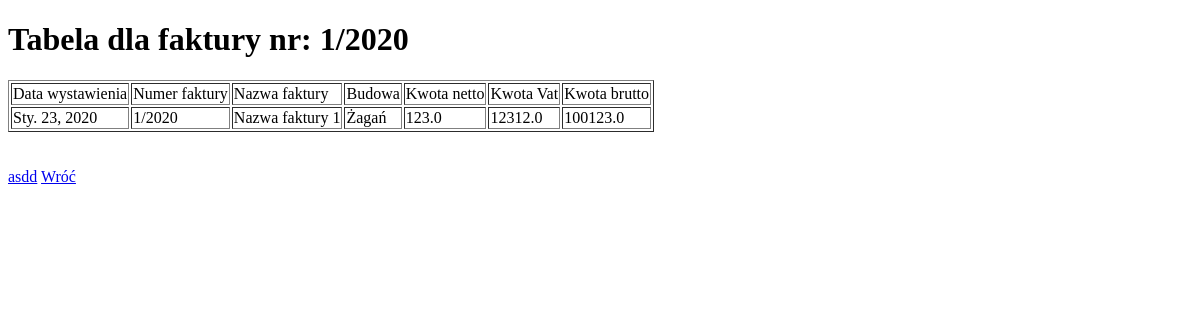
The app's page /account/invoice/1/, older data.
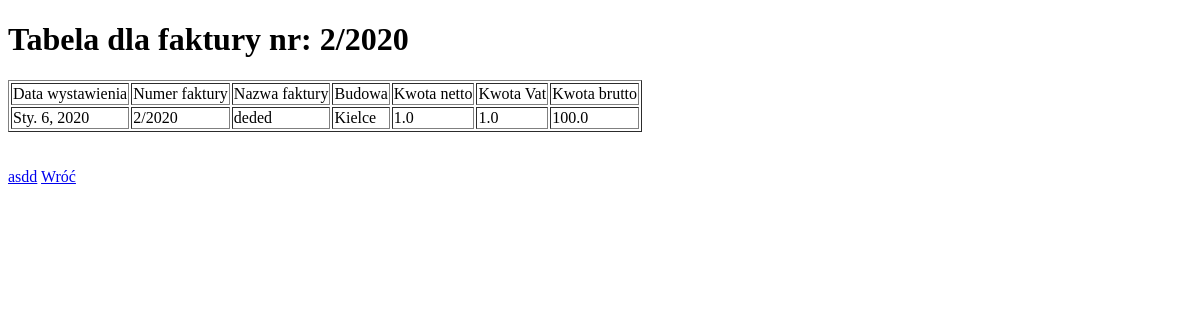
The same page, newer data.
### invoice_app/models.py (models this page shows, shortened)
class Invoice(models.Model):
	invoice_id = models.AutoField(primary_key = True)
	invoice_date_of_issue = models.DateField('Data wystawienia')
	invoice_nr = models.CharField("Numer faktur", max_length = 250)
	invoice_name = models.CharField("Nazwa faktury", max_length = 250)
	invoice_netto = models.FloatField("Kwota netto")
	invoice_vat = models.FloatField("Vat")
	invoice_brutto = models.FloatField("Kwota brutto", default = 100)
	invoice_place = models.CharField("Miejsce którego dotyczy", max_length=20, choices=Place_CHOICES, default='Nie dotyczy')

### invoice_app/views.py (the view)
# urls.py: path('invoice/<int:pk>/', views.invoice_detail, name='invoice_detail'),
def invoice_detail(request, pk):
    invoice = get_object_or_404(Invoice, pk=pk)
    return render(request, 'invoice_app/invoice_detail.html', {'invoice': invoice})

### invoice_app/templates/invoice_app/invoice_detail.html (shortened to what this page needs)
<!DOCTYPE html>
<html>
<head>
</head>
<body>
	<h1>Tabela dla faktury nr: {{invoice.invoice_nr}}</h1>
	<table border="">
		<tr>
			<td>Data wystawienia</td>
			<td>Numer faktury</td>
			<td>Nazwa faktury</td>
			<td>Budowa</td>
			<td>Kwota netto</td>
			<td>Kwota Vat</td>
			<td>Kwota brutto</td>
		</tr>
		<tr>
			<td>{{invoice.invoice_date_of_issue}}</td>
			<td>{{invoice.invoice_nr}}</td>
			<td>{{invoice.invoice_name}}</td>
			<td>{{invoice.invoice_place}}</td>
			<td>{{invoice.invoice_netto}}</td>
			<td>{{invoice.invoice_vat}}</td>
			<td>{{invoice.invoice_brutto}}</td>
		</tr>
	</table><br><br>
	<a class="btn btn-default" href="{% url 'invoice_edit' pk=invoice.pk%}">asdd</a>
	<a href="http://127.0.0.1:8000/">Wróć</a>
</body>
</html>

Row changes from the older to the newer data that the page shows:
changed Invoice: invoice_nr "1/2020" → "2/2020"; invoice_date_of_issue "Sty. 23, 2020" → "Sty. 6, 2020"; invoice_name "Nazwa faktury 1" → "deded"; invoice_place "Żagań" → "Kielce"; invoice_netto "123.0" → "1.0"; invoice_vat "12312.0" → "1.0"; invoice_brutto "100123.0" → "100.0"
